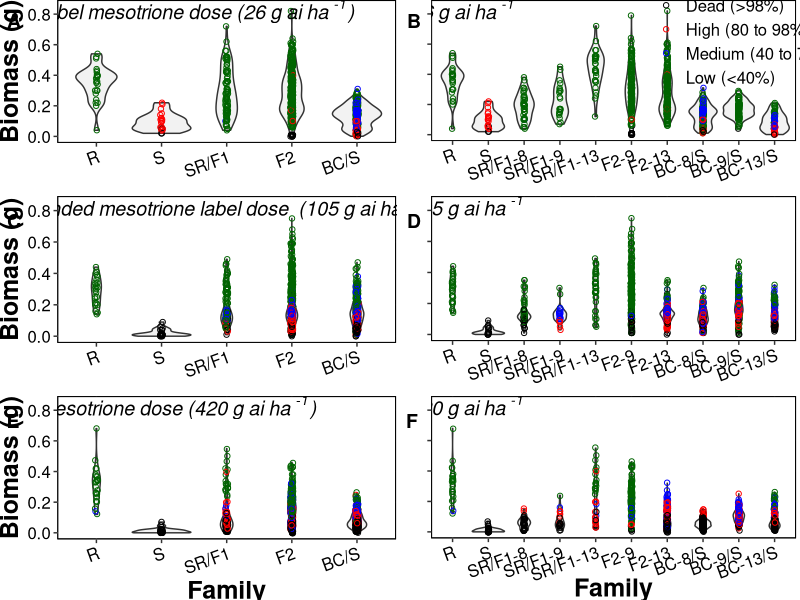

Recreate this plot in R.
## ---- chunk 1
library(ggplot2)
library(gridExtra)
library(cowplot)
## ---- chunk 2
Data=read.csv("Dose26.csv")
str(Data)
head(Data)
## ---- chunk 3
Data$Pedigree <-factor(Data$Pedigree, levels=c("R", "S", "F1", "F2", "BC"), labels=c("R", "S", "SR/F1", "F2", "BC/S"))


Data$Survival<-factor(Data$Survival, levels=c("Died", "High", "Medium", "Low"), labels=c("Dead (>98%)", "High (80 to 98%)", "Medium (40 to 79%)", "Low (<40%)"))
## ---- chunk 4
p1<-ggplot(Data, aes(y=Biomass, x=Pedigree)) + 
geom_violin(fill="grey95") +
  scale_color_manual(values=c("black", "red", "blue", "darkgreen"), name="Plant injury level") +
geom_jitter(aes(color=Survival), shape=1, width = .02) + 
  labs(fill="", y="Biomass (g)", x="") +
  coord_cartesian(ylim = c(0, 0.85)) +
  theme(axis.text=element_text(size=12, color="black"),
        axis.title=element_text(size=18, face="bold"), 
        panel.background = element_rect(fill="white", color = "black"), 
        panel.grid.major = element_line(color = "white"), axis.text.x=element_text(angle=20,hjust=1),
  panel.grid.minor = element_blank(), panel.border=element_rect(fill=NA, color="black", size=0.7, linetype = "solid"), plot.margin = unit(c(0, 0.1, -0.2, 0), "cm"),
  legend.position=c(1.90,6.5))  +
  annotate("text", x = 2.1, y = 0.82, alpha=1, label =as.character(expression(italic(paste("Below-label mesotrione dose (26 g ai ha "^"-1",")")))), parse=T, size=5) 
## ---- chunk 5
Data=read.csv("Dose26.csv")
str(Data)
head(Data)
## ---- chunk 6
Data$Population <-factor(Data$Population, levels=c("R", "S", "F1-8", "F1-9", "F1-13", "F2-9", "F2-13", "BC-8", "BC-9", "BC-13"), labels=c("R", "S", "SR/F1-8", "SR/F1-9", "SR/F1-13", "F2-9", "F2-13", "BC-8/S", "BC-9/S", "BC-13/S"))


Data$Survival<-factor(Data$Survival, levels=c("Died", "High", "Medium", "Low"), labels=c("Dead (>98%)", "High (80 to 98%)", "Medium (40 to 79%)", "Low (<40%)"))
## ---- chunk 7
p2<-ggplot(Data, aes(y=Biomass, x=Population)) + 
geom_violin(fill="grey95") +
  scale_color_manual(values=c("black", "red", "blue", "darkgreen"), name="Plant injury level") +
geom_jitter(aes(color=Survival), shape=1, width = .02) + 
  labs(fill="", y="", x="") +
  coord_cartesian(ylim = c(0, 0.85)) +
  theme(axis.text=element_text(size=12, color="black"), 
        axis.text.y=element_blank(),
        axis.title=element_text(size=18, face="bold"), 
        panel.background = element_rect(fill="white", color =NA), 
        panel.grid.major = element_line(color = "white"), 
  panel.grid.minor = element_blank(), panel.border=element_rect(fill=NA, color="black", size=0.7, linetype = "solid"), plot.margin = unit(c(0, 0.1, -0.4, 0), "cm"), axis.text.x=element_text(angle=20,hjust=1),
  legend.position=c(0.86,0.79), legend.text = element_text(size = 12, colour = "black"), legend.title = element_text(size = 12, face="bold", colour = "black"), legend.key = element_rect(size=3, fill=NA),
legend.background = element_rect(fill =NA)) +
  annotate("text", x = 1.3, y = 0.82, alpha=1, label =as.character(expression(italic(paste("26 g ai ha "^"-1","")))), parse=T, size=5) 
## ---- chunk 8
Data1=read.csv("Dose105.csv") 
str(Data1)
## ---- chunk 9
Data1$Pedigree <-factor(Data1$Pedigree, levels=c("R", "S", "F1", "F2", "BC"), labels=c("R", "S", "SR/F1", "F2", "BC/S"))


Data1$Survival<-factor(Data1$Survival, levels=c("Died", "High", "Medium", "Low"), labels=c("Dead (100%)", "High (80 to 99%)", "Medium (40 to 79%)", "Low (<40%)"))
## ---- chunk 10
p3<-ggplot(Data1, aes(y=Biomass, x=Pedigree)) + 
geom_violin(fill="grey95") +
  scale_color_manual(values=c("black", "red", "blue", "darkgreen"), name="Plant injury level") +
geom_jitter(aes(color=Survival), shape=1, width = .02) + 
  labs(fill="", y="Biomass (g)", x="") +
   coord_cartesian(ylim = c(0, 0.85)) +
  theme(axis.text=element_text(size=12, color="black"), 
        axis.title=element_text(size=18, face="bold"), 
        panel.background = element_rect(fill="white", color = "black"), 
        panel.grid.major = element_line(color = "white"), axis.text.x=element_text(angle=20,hjust=1),
  panel.grid.minor = element_blank(),  panel.border=element_rect(fill=NA, color="black", size=0.7, linetype = "solid"), plot.margin = unit(c(-0.1, 0.1, -0.2, 0), "cm"),
  legend.position=c(3.0,6.85)) +
  annotate("text", x = 2.5, y = 0.82, alpha=1, label =as.character(expression(italic(paste("Recommended mesotrione label dose  (105 g ai ha "^"-1",")")))), parse=T, size=5) 
## ---- chunk 11
Data1=read.csv("Dose105.csv") 
str(Data1)
## ---- chunk 12
Data1$Population <-factor(Data1$Population, levels=c("R", "S", "F1-8", "F1-9", "F1-13", "F2-9", "F2-13", "BC-8", "BC-9", "BC-13"), labels=c("R", "S", "SR/F1-8", "SR/F1-9", "SR/F1-13", "F2-9", "F2-13", "BC-8/S", "BC-9/S", "BC-13/S"))


Data1$Survival<-factor(Data1$Survival, levels=c("Died", "High", "Medium", "Low"), labels=c("Dead (100%)", "High (>80%)", "Medium (40 to 79%)", "Low (<40%)"))
## ---- chunk 13
p4<-ggplot(Data1, aes(y=Biomass, x=Population)) + 
geom_violin(fill="grey95") +
  scale_color_manual(values=c("black", "red", "blue", "darkgreen"), name="Plant injury level") +
geom_jitter(aes(color=Survival), shape=1, width = .02) + 
  labs(fill="", y="", x="") +
   coord_cartesian(ylim = c(0, 0.85)) +
  theme(axis.text=element_text(size=12, color="black"),  panel.border=element_rect(fill=NA, color="black", size=0.7, linetype = "solid"),
        axis.title=element_text(size=18, face="bold"),
        axis.text.y=element_blank(),
        panel.background = element_rect(fill="white", color = "black"), 
        panel.grid.major = element_line(color = "white"), plot.margin = unit(c(-0.1, 0.1, -0.4, 0), "cm"), 
  panel.grid.minor = element_blank(), axis.text.x=element_text(angle=20,hjust=1),
  legend.position=c(8.90,8.85), legend.text = element_text(size = 8, colour = "black"), legend.title = element_text(size = 10, face="bold", colour = "black"), legend.key = element_rect(size=2, fill=NA),
legend.background = element_rect(fill =NA)) +
  annotate("text", x = 1.4, y = 0.82, alpha=1, label =as.character(expression(italic(paste("105 g ai ha "^"-1","")))), parse=T, size=5) 
## ---- chunk 14
Data2=read.csv("Dose420.csv")
str(Data2)
## ---- chunk 15
Data2$Pedigree <-factor(Data2$Pedigree, levels=c("R", "S", "F1", "F2", "BC"), labels=c("R", "S", "SR/F1", "F2", "BC/S"))


Data2$Survival<-factor(Data2$Survival, levels=c("Died", "High", "Medium", "Low"), labels=c("Dead", "High (>80%)", "Medium (40 to 79%)", "Low (<40%)"))
## ---- chunk 16
p5<-ggplot(Data2, aes(y=Biomass, x=Pedigree)) + 
geom_violin(fill="grey95") + 
  scale_color_manual(values=c("black", "red", "blue", "darkgreen"), name="Plant injury level") + 
geom_jitter(aes(color=Survival), shape=1, width = .02) + 
  labs(fill="", y="Biomass (g)", x="Family") + 
   coord_cartesian(ylim = c(0, 0.85)) +
  theme(axis.text=element_text(size=12, color="black"),
        axis.title=element_text(size=18, face="bold"),  
        panel.background = element_rect(fill="white", color = "black"),  
        panel.grid.major = element_line(color = "white"),  
  panel.grid.minor = element_blank(),  panel.border=element_rect(fill=NA, color="black", size=0.7, linetype = "solid"),
  legend.position=c(1.90,4.85), legend.text = element_text(size = 10, colour = "black"), legend.title = element_text(size = 10, face="bold", colour = "black"), legend.key = element_rect(size=2, fill=NA), plot.margin = unit(c(-0.1, 0.1, -0.11, 0), "cm"), axis.text.x=element_text(angle=20,hjust=1),
legend.background = element_rect(fill =NULL)) +
  annotate("text", x = 1.9, y = 0.82, alpha=1, label =as.character(expression(italic(paste("High mesotrione dose (420 g ai ha "^"-1",")")))), parse=T, size=5) 
## ---- chunk 17
Data2=read.csv("Dose420.csv")
str(Data2)
## ---- chunk 18
Data2$Population <-factor(Data2$Population, levels=c("R", "S", "F1-8", "F1-9", "F1-13", "F2-9", "F2-13", "BC-8", "BC-9", "BC-13"), labels=c("R", "S", "SR/F1-8", "SR/F1-9", "SR/F1-13", "F2-9", "F2-13", "BC-8/S", "BC-9/S", "BC-13/S"))

Data2$Survival<-factor(Data2$Survival, levels=c("Died", "High", "Medium", "Low"), labels=c("Dead", "High (>80%)", "Medium (40 to 79%)", "Low (<40%)"))
## ---- chunk 19
p6<-ggplot(Data2, aes(y=Biomass, x=Population)) + 
geom_violin(fill="grey95") + 
  scale_color_manual(values=c("black", "red", "blue", "darkgreen"), name="Plant injury level") + 
geom_jitter(aes(color=Survival), shape=1, width = .02) + 
  labs(fill="", y="", x="Family") + 
   coord_cartesian(ylim = c(0, 0.85)) +
  theme(axis.text=element_text(size=12, color="black"),
        axis.title=element_text(size=18, face="bold"), 
        axis.text.y=element_blank(),  panel.border=element_rect(fill=NA, color="black", size=0.7, linetype = "solid"),
        panel.background = element_rect(fill="white", color = "black"),  
        panel.grid.major = element_line(color = "white"),  
  panel.grid.minor = element_blank(), plot.margin = unit(c(-0.1, 0.1, -0.33, 0), "cm"),
  legend.position=c(8.90,8.85), legend.text = element_text(size = 8, colour = "black" ), 
  axis.text.x=element_text(angle=20,hjust=1), legend.title = element_text(size = 10, colour = "black"), legend.key = element_rect(size=2, fill=NA), axis.title.x = element_text(vjust=3),
legend.background = element_rect(fill =NULL)) +
  annotate("text", x = 1.4, y = 0.82, alpha=1, label =as.character(expression(italic(paste("420 g ai ha "^"-1","")))), parse=T, size=5) 
## ---- chunk 20
Y<-plot_grid(p1, p2, p3, p4, p5, p6, nrow=3, ncol=2, vjust=2, labels = c('A', 'B', 'C', 'D', 'E', 'F')) 
## ---- chunk 21
ggsave("sample.tiff", plot = Y, device = NULL, path = NULL,
  scale = 1, units="in", width=14, height=10, dpi=300)
